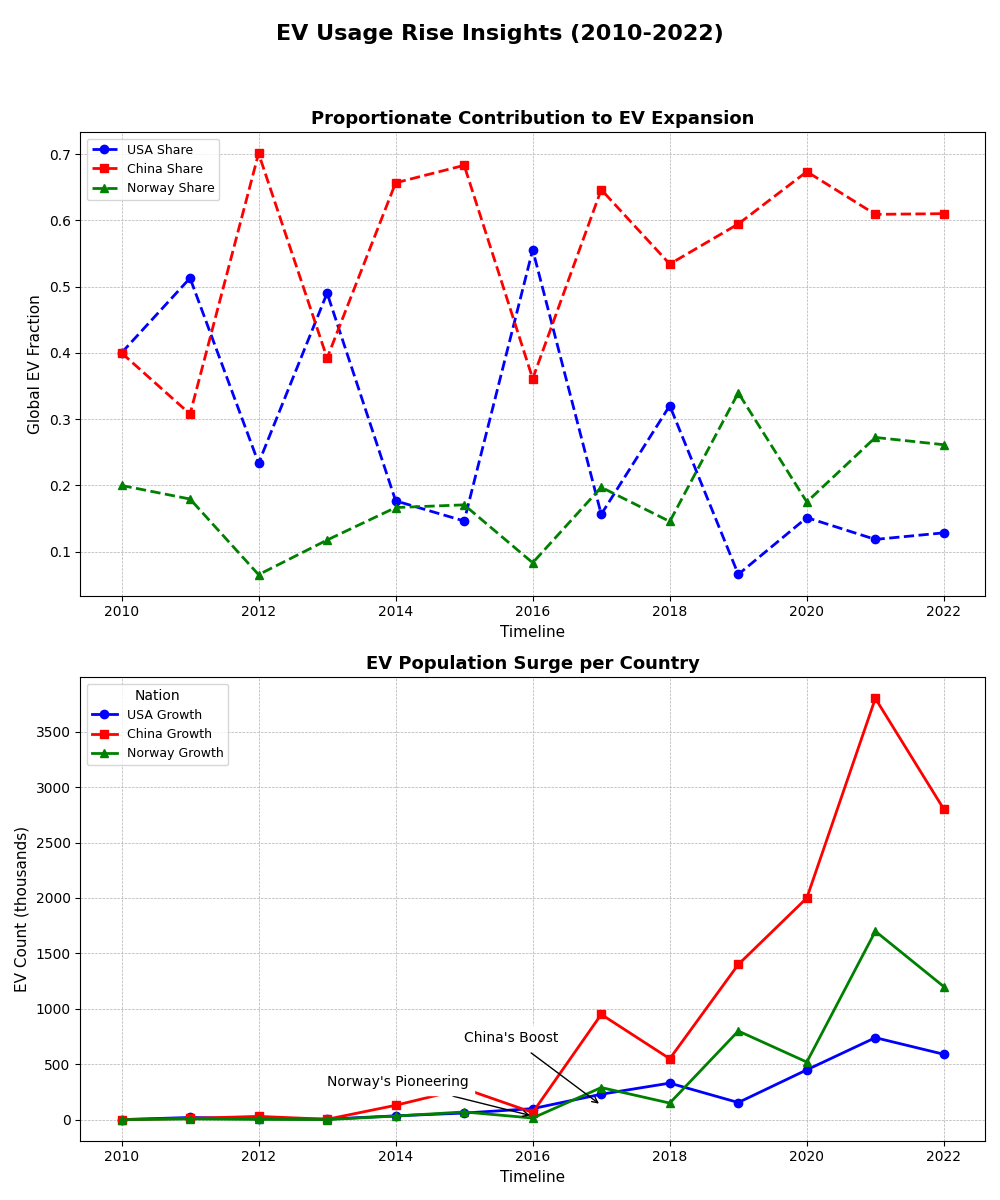

The Python source for this figure:
import matplotlib.pyplot as plt
import numpy as np

years = np.arange(2010, 2023)

usa_ev_growth = np.array([1, 20, 10, 5, 35, 60, 100, 230, 330, 155, 450, 740, 590])
china_ev_growth = np.array([1, 12, 30, 4, 130, 280, 65, 950, 550, 1400, 2000, 3800, 2800])
norway_ev_growth = np.array([0.5, 7, 2.8, 1.2, 33, 70, 15, 290, 150, 800, 520, 1700, 1200])

fig, axs = plt.subplots(2, 1, figsize=(10,12))
fig.suptitle('EV Usage Rise Insights (2010-2022)', fontsize=16, fontweight='bold')

usa_contribution = usa_ev_growth / (usa_ev_growth + china_ev_growth + norway_ev_growth)
china_contribution = china_ev_growth / (usa_ev_growth + china_ev_growth + norway_ev_growth)
norway_contribution = norway_ev_growth / (usa_ev_growth + china_ev_growth + norway_ev_growth)

axs[0].plot(years, usa_contribution, label='USA Share', color='blue', linestyle='--', marker='o', linewidth=2)
axs[0].plot(years, china_contribution, label='China Share', color='red', linestyle='--', marker='s', linewidth=2)
axs[0].plot(years, norway_contribution, label='Norway Share', color='green', linestyle='--', marker='^', linewidth=2)

axs[0].set_title('Proportionate Contribution to EV Expansion', fontsize=13, fontweight='bold')
axs[0].set_xlabel('Timeline', fontsize=11)
axs[0].set_ylabel('Global EV Fraction', fontsize=11)
axs[0].legend(loc='upper left', fontsize=9)
axs[0].grid(True, which='both', linestyle='--', linewidth=0.5)

axs[1].plot(years, usa_ev_growth, label='USA Growth', color='blue', linestyle='-', marker='o', linewidth=2)
axs[1].plot(years, china_ev_growth, label='China Growth', color='red', linestyle='-', marker='s', linewidth=2)
axs[1].plot(years, norway_ev_growth, label='Norway Growth', color='green', linestyle='-', marker='^', linewidth=2)

axs[1].set_title('EV Population Surge per Country', fontsize=13, fontweight='bold')
axs[1].set_xlabel('Timeline', fontsize=11)
axs[1].set_ylabel('EV Count (thousands)', fontsize=11)
axs[1].legend(title="Nation", loc='upper left', fontsize=9)
axs[1].grid(True, which='both', linestyle='--', linewidth=0.5)

axs[1].annotate('China\'s Boost', xy=(2017, 130), xytext=(2015, 700),
                arrowprops=dict(facecolor='black', arrowstyle='->'), fontsize=10, backgroundcolor='w')
axs[1].annotate('Norway\'s Pioneering', xy=(2016, 33), xytext=(2013, 300),
                arrowprops=dict(facecolor='black', arrowstyle='->'), fontsize=10, backgroundcolor='w')

fig.tight_layout(rect=[0, 0, 1, 0.95])

plt.show()
